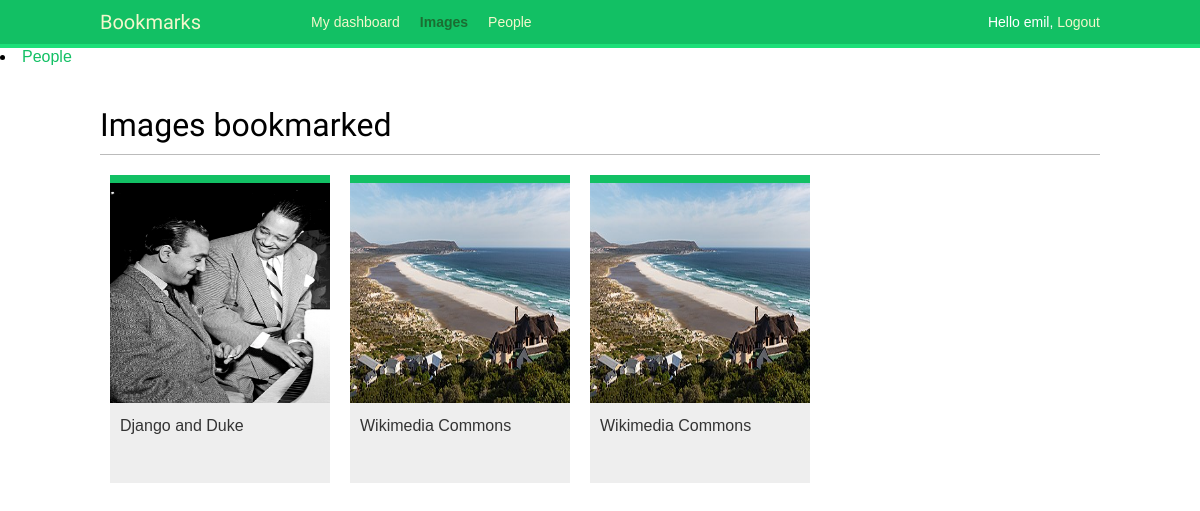
The app's page /images/ (signed in) with its own data.
### images/models.py (models this page shows, shortened)
class Image(models.Model):
    user = models.ForeignKey(settings.AUTH_USER_MODEL, related_name='images_created', on_delete=models.CASCADE)
    title = models.CharField(max_length=200)
    slug = models.SlugField(max_length=200, blank=True)
    url = models.URLField(max_length=2000)
    image = models.ImageField(upload_to='images/%Y/%m/%d/')
    total_likes = models.PositiveIntegerField(default=0)
    description = models.TextField(blank=True)
    created = models.DateField(auto_now_add=True)
    users_like = models.ManyToManyField(settings.AUTH_USER_MODEL,related_name='images_liked',blank=True)
    class Meta:
        indexes = [
            models.Index(fields=['-created']),
            models.Index(fields=['-total_likes']),
        ]
        ordering = ['-created']
    def get_absolute_url(self):
        return reverse('images:detail', args=[self.id,self.slug])

### images/views.py (the view)
# urls.py: path('', views.image_list, name='list'),
@login_required
def image_list(request):
    images = Image.objects.all()
    paginator = Paginator(images, 8)
    page = request.GET.get('page')
    images_only = request.GET.get('images_only')
    try:
        images = paginator.page(page)
    except PageNotAnInteger:
        images = paginator.page(1)
    except EmptyPage:
        if images_only:
            return HttpResponse('')
        images = paginator.page(paginator.num_pages)
    if images_only:
        return render(request,
                      'images/image/list_images.html',
                      {'section': 'images',
                       'images': images})
    return render(request,
                  'images/image/list.html',
                   {'section': 'images',
                    'images': images})

### images/templates/images/image/list.html (shortened to what this page needs)
{% extends "base.html" %}
{% block content %}
  <h1>Images bookmarked</h1>
  <div id="image-list">
    {% include "images/image/list_images.html" %}
  </div>
{% endblock %}

### account/templates/base.html (shortened to what this page needs)
{% load static %}
<!DOCTYPE html>
<html>
    <head>
        <link href="{% static "css/base.css" %}" rel="stylesheet">
    </head>
    <body>
        <div id="header">
            <span class="logo">Bookmarks</span>
            {% if request.user.is_authenticated %}
                <ul class="menu">
                    <li {% if section == "dashboard" %}class="selected"{% endif %}>
                        <a href="{% url "dashboard" %}">My dashboard</a>
                    </li>
                    <li {% if section == "images" %}class="selected"{% endif %}>
                        <a href="#">Images</a>
                    </li>
                    <li {% if section == "people" %}class="selected"{% endif %}>
                        <a href="#">People</a>
                    </li>
                </ul>
            {% endif %}
            <span class="user">
            {% if request.user.is_authenticated %}
                Hello {{ request.user.first_name|default:request.user.username }},
                <a href="{% url "logout" %}">Logout</a>
            {% else %}
                <a href="{% url "login" %}">Log-in</a>
            {% endif %}
            </span>
        </div>
        <li {% if section == "people" %}class="selected"{% endif %}>
            <a href="{% url "user_list" %}">People</a>
        </li>
        <div id="content">
            {% block content %}
            {% endblock %}
        </div>
    </body>
</html>

### images/templates/images/image/list_images.html
{% load thumbnail %}
{% for image in images %}
  <div class="image">
    <a href="{{ image.get_absolute_url }}">
      {% thumbnail image.image 300x300 crop="smart" as im %}
      <a href="{{ image.get_absolute_url }}">
        <img src="{{ im.url }}">
      </a>
    </a>
    <div class="info">
      <a href="{{ image.get_absolute_url }}" class="title">
        {{ image.title }}
      </a>
    </div>
  </div>
{% endfor %}

### account/static/css/base.css (style rules this page uses)
body { margin: 0; padding: 0; font-family: helvetica, sans-serif; }
a { color: #12c064; text-decoration: none; }
h1, h2, h3, h4, h5, h6 { font-family: 'Muli', sans-serif; font-weight: normal; }
h1 { border-bottom: 1px solid #bbb; padding: 0 0 10px 0; margin: 10px 0 20px 0; }
#header { padding: 10px 100px; font-size: 14px; background: #12c064; color: #fff; border-bottom: 4px solid #1cdf78; overflow: auto; }
#header .logo { font-family: 'Muli', sans-serif; float: left; color: #f3f7cc; font-size: 20px; margin-right: 10%; }
#header ul.menu { list-style: none; float: left; margin: 0; padding: 0; }
#header ul.menu li { float: left; padding: 4px 10px; }
#header ul.menu li.selected a, #header ul.menu li.selected a:hover { color: #1b6d32; font-weight: bold; }
#header a { color: #f3f7cc; }
#header .user { float: right; padding-top: 4px; }
#content { padding: 30px 100px; }
#image-list { overflow: hidden; }
#image-list .image { float: left; width: 220px; height: 300px; margin: 0 10px 10px 10px; border-top: 8px solid #12c064; background: #eee; }
#image-list img { width: 220px; height: 220px; }
#image-list .info { padding: 10px; }
#image-list .info a { color: #333; }

### records on screen
Image: shows a picture, title "Django and Duke"
Image: title "Wikimedia Commons"
Image: title "Wikimedia Commons"

### other values on screen
{{ request.user.first_name|default:request.user.username }} "emil"
